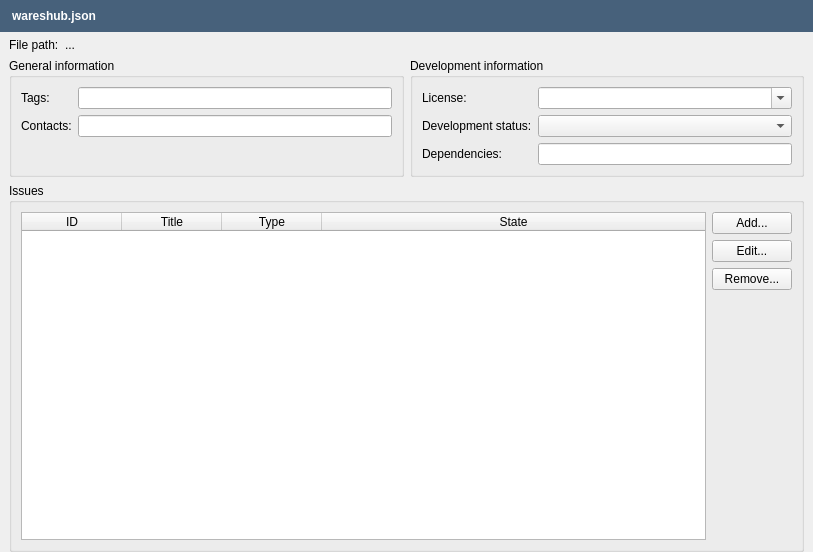
<?xml version="1.0" encoding="UTF-8"?>
<ui version="4.0">
 <class>WareshubJsonEditor</class>
 <widget class="QWidget" name="WareshubJsonEditor">
  <property name="geometry">
   <rect>
    <x>0</x>
    <y>0</y>
    <width>813</width>
    <height>552</height>
   </rect>
  </property>
  <property name="windowTitle">
   <string notr="true">Form</string>
  </property>
  <layout class="QVBoxLayout" name="verticalLayout" stretch="0,0,1">
   <property name="leftMargin">
    <number>0</number>
   </property>
   <property name="topMargin">
    <number>0</number>
   </property>
   <property name="rightMargin">
    <number>0</number>
   </property>
   <property name="bottomMargin">
    <number>0</number>
   </property>
   <item>
    <widget class="QFrame" name="MessageFrame">
     <property name="sizePolicy">
      <sizepolicy hsizetype="Preferred" vsizetype="Maximum">
       <horstretch>0</horstretch>
       <verstretch>0</verstretch>
      </sizepolicy>
     </property>
     <property name="styleSheet">
      <string notr="true">background-color: rgb(71,97,123);</string>
     </property>
     <property name="frameShape">
      <enum>QFrame::Panel</enum>
     </property>
     <property name="frameShadow">
      <enum>QFrame::Sunken</enum>
     </property>
     <property name="lineWidth">
      <number>0</number>
     </property>
     <layout class="QHBoxLayout" name="horizontalLayout_3" stretch="0">
      <property name="spacing">
       <number>5</number>
      </property>
      <property name="leftMargin">
       <number>12</number>
      </property>
      <item>
       <layout class="QHBoxLayout" name="horizontalLayout_2">
        <item>
         <widget class="QLabel" name="MessageLabel">
          <property name="styleSheet">
           <string notr="true">color: rgb(255, 255, 255);
font : bold;
</string>
          </property>
          <property name="text">
           <string notr="true">wareshub.json</string>
          </property>
         </widget>
        </item>
       </layout>
      </item>
     </layout>
    </widget>
   </item>
   <item>
    <layout class="QHBoxLayout" name="horizontalLayout" stretch="0,1">
     <property name="leftMargin">
      <number>9</number>
     </property>
     <property name="rightMargin">
      <number>9</number>
     </property>
     <item>
      <widget class="QLabel" name="label">
       <property name="text">
        <string>File path:</string>
       </property>
      </widget>
     </item>
     <item>
      <widget class="QLabel" name="FilePathLabel">
       <property name="text">
        <string notr="true">...</string>
       </property>
      </widget>
     </item>
    </layout>
   </item>
   <item>
    <layout class="QGridLayout" name="gridLayout" rowstretch="0,0">
     <property name="leftMargin">
      <number>9</number>
     </property>
     <property name="rightMargin">
      <number>9</number>
     </property>
     <item row="0" column="0">
      <widget class="QGroupBox" name="groupBox">
       <property name="title">
        <string>General information</string>
       </property>
       <layout class="QFormLayout" name="formLayout_2">
        <item row="0" column="0">
         <widget class="QLabel" name="label_2">
          <property name="text">
           <string>Tags:</string>
          </property>
         </widget>
        </item>
        <item row="0" column="1">
         <widget class="QLineEdit" name="TagsLineEdit"/>
        </item>
        <item row="1" column="0">
         <widget class="QLabel" name="label_3">
          <property name="text">
           <string>Contacts:</string>
          </property>
         </widget>
        </item>
        <item row="1" column="1">
         <widget class="QLineEdit" name="ContactsLineEdit"/>
        </item>
       </layout>
       <zorder>label_2</zorder>
       <zorder>label_3</zorder>
       <zorder>TagsLineEdit</zorder>
       <zorder>ContactsLineEdit</zorder>
      </widget>
     </item>
     <item row="0" column="1">
      <widget class="QGroupBox" name="groupBox_3">
       <property name="title">
        <string>Development information</string>
       </property>
       <layout class="QFormLayout" name="formLayout_3">
        <property name="fieldGrowthPolicy">
         <enum>QFormLayout::AllNonFixedFieldsGrow</enum>
        </property>
        <item row="0" column="0">
         <widget class="QLabel" name="label_4">
          <property name="text">
           <string>License:</string>
          </property>
         </widget>
        </item>
        <item row="0" column="1">
         <widget class="QComboBox" name="LicenseComboBox">
          <property name="editable">
           <bool>true</bool>
          </property>
         </widget>
        </item>
        <item row="1" column="0">
         <widget class="QLabel" name="label_5">
          <property name="text">
           <string>Development status:</string>
          </property>
         </widget>
        </item>
        <item row="1" column="1">
         <widget class="QComboBox" name="DevStatusComboBox"/>
        </item>
        <item row="2" column="0">
         <widget class="QLabel" name="label_6">
          <property name="text">
           <string>Dependencies:</string>
          </property>
         </widget>
        </item>
        <item row="2" column="1">
         <widget class="QLineEdit" name="DependenciesLineEdit"/>
        </item>
       </layout>
      </widget>
     </item>
     <item row="1" column="0" colspan="2">
      <widget class="QGroupBox" name="groupBox_2">
       <property name="title">
        <string>Issues</string>
       </property>
       <layout class="QHBoxLayout" name="horizontalLayout_4">
        <item>
         <widget class="QTableWidget" name="IssuesTable">
          <property name="editTriggers">
           <set>QAbstractItemView::NoEditTriggers</set>
          </property>
          <property name="selectionMode">
           <enum>QAbstractItemView::SingleSelection</enum>
          </property>
          <property name="selectionBehavior">
           <enum>QAbstractItemView::SelectRows</enum>
          </property>
          <property name="sortingEnabled">
           <bool>true</bool>
          </property>
          <attribute name="horizontalHeaderShowSortIndicator" stdset="0">
           <bool>true</bool>
          </attribute>
          <attribute name="horizontalHeaderStretchLastSection">
           <bool>true</bool>
          </attribute>
          <column>
           <property name="text">
            <string>ID</string>
           </property>
          </column>
          <column>
           <property name="text">
            <string>Title</string>
           </property>
          </column>
          <column>
           <property name="text">
            <string>Type</string>
           </property>
          </column>
          <column>
           <property name="text">
            <string>State</string>
           </property>
          </column>
         </widget>
        </item>
        <item>
         <layout class="QVBoxLayout" name="verticalLayout_2">
          <item>
           <widget class="QPushButton" name="AddButton">
            <property name="text">
             <string>Add...</string>
            </property>
           </widget>
          </item>
          <item>
           <widget class="QPushButton" name="EditButton">
            <property name="text">
             <string>Edit...</string>
            </property>
           </widget>
          </item>
          <item>
           <widget class="QPushButton" name="RemoveButton">
            <property name="text">
             <string>Remove...</string>
            </property>
           </widget>
          </item>
          <item>
           <spacer name="verticalSpacer">
            <property name="orientation">
             <enum>Qt::Vertical</enum>
            </property>
            <property name="sizeHint" stdset="0">
             <size>
              <width>20</width>
              <height>40</height>
             </size>
            </property>
           </spacer>
          </item>
         </layout>
        </item>
       </layout>
      </widget>
     </item>
    </layout>
   </item>
  </layout>
 </widget>
 <resources/>
 <connections/>
</ui>
